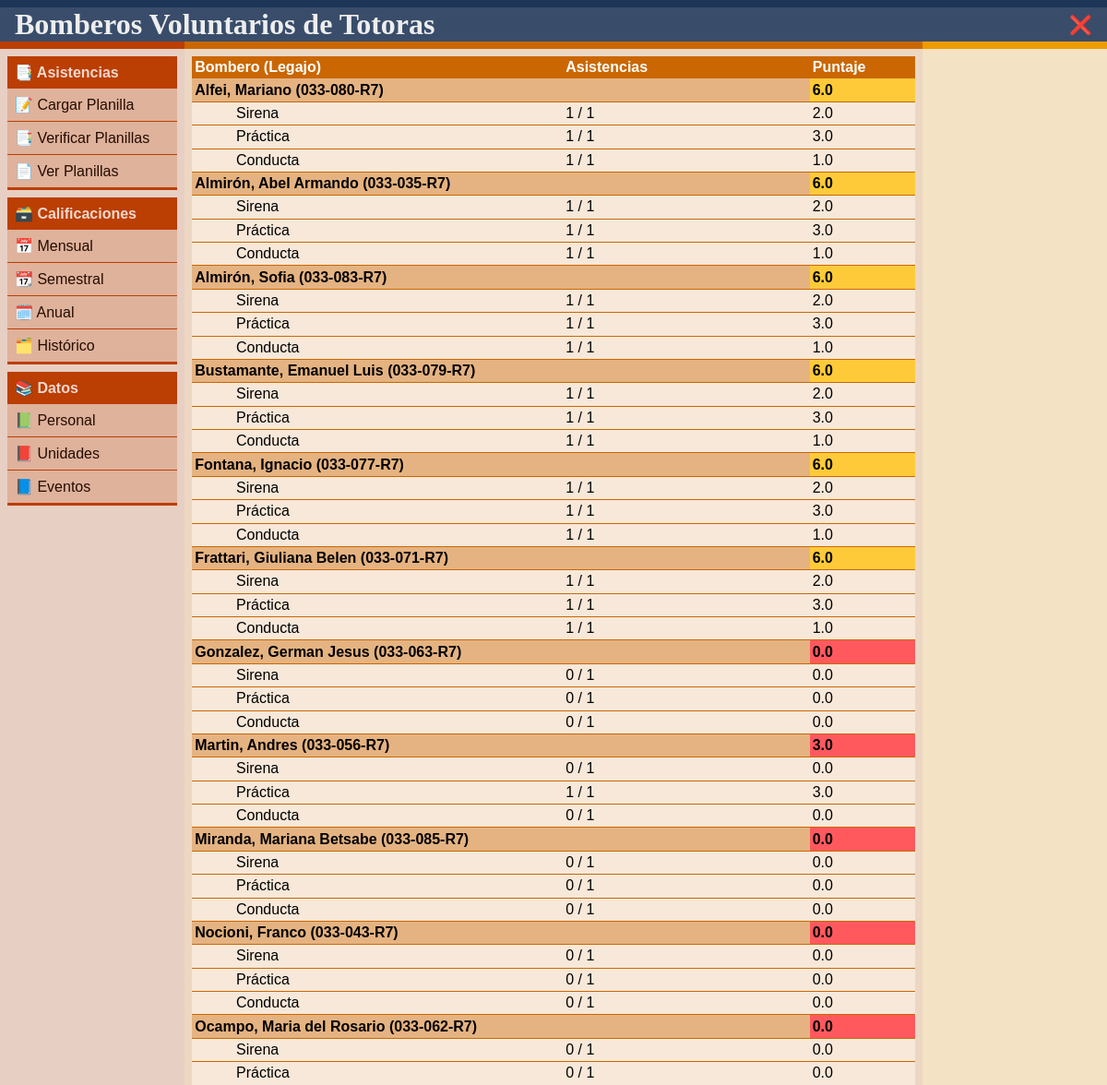
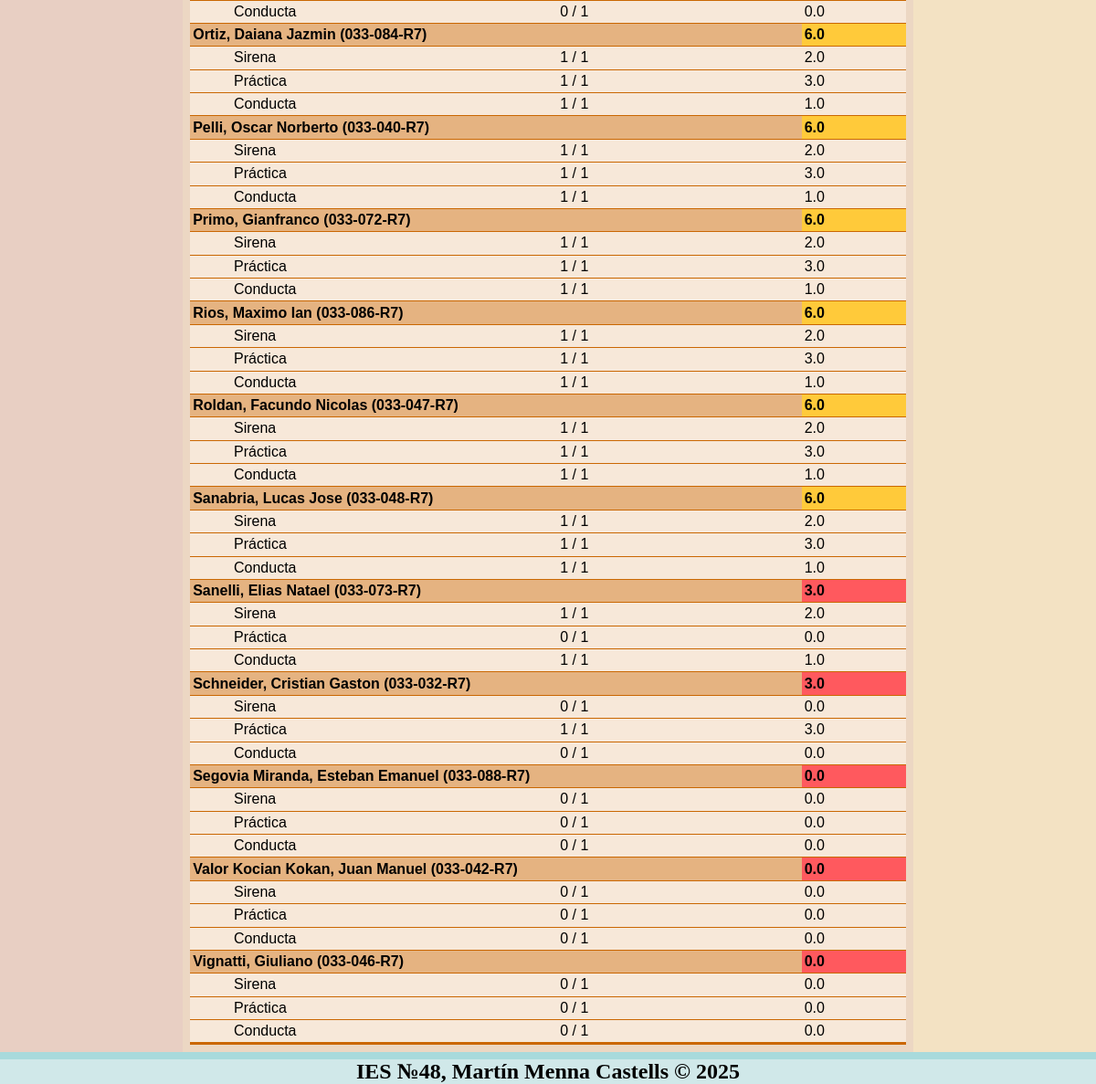
/calificaciones/semestral (signed in), run on the app's committed database (2 pictures, top to bottom).
### tables this page shows
CREATE TABLE personal (
    legajo           TEXT    PRIMARY KEY UNIQUE,
    dni              INTEGER NOT NULL UNIQUE,
    username         TEXT    NOT NULL UNIQUE,
    password         TEXT    NOT NULL,
    apellido_nombre  TEXT    NOT NULL,
    telefono         INTEGER,
    fecha_nacimiento TEXT    NOT NULL,
    provincia        TEXT    NOT NULL,
    lugar            TEXT    NOT NULL,
    permisos         INTEGER NOT NULL DEFAULT 0
);

CREATE TABLE eventos (
    id     INTEGER PRIMARY KEY AUTOINCREMENT,
    nombre TEXT    NOT NULL,
    puntos REAL    NOT NULL
);

### app/blueprints/bp_calificaciones.py (the view)
@bp.route('/semestral', methods=['GET'])
def Semestral():
    return render_template('calificaciones/semestral.html', calificaciones=Calificacion.Get_Semestral(), Calificacion=Calificacion, Bombero=Bombero, Evento=Evento)

### app/scripts/db.py (called while the page is built)
def Get_DB():
    if 'db' not in g:
        g.db = sqlite3.connect(
            DATABASE,
            detect_types=sqlite3.PARSE_DECLTYPES
        )
        g.db.row_factory = sqlite3.Row
    return g.db

def Close_DB(exception):
    db = g.pop('db', None)
    if db is not None:
        db.close()

### app/scripts/eventos.py (called while the page is built)
    def Get_Evento_By_ID(id):
        DB = Get_DB()
        evento_data = DB.execute(
            'SELECT * FROM eventos WHERE id = ?',
            (id,)
        ).fetchone()
        if evento_data is None:
            return None
        return Evento(
            id=evento_data['id'],
            nombre=evento_data['nombre'],
            puntos=evento_data['puntos']
        )

### app/scripts/personal.py (called while the page is built)
    def Get_Bombero_By_Legajo(legajo):
        DB = Get_DB()
        bombero_data = DB.execute(
            'SELECT * FROM personal WHERE legajo = ?',
            (legajo,)
        ).fetchone()
        if bombero_data is None:
            return None
        return Bombero(
            legajo=bombero_data['legajo'],
            dni=bombero_data['dni'],
            username=bombero_data['username'],
            password=bombero_data['password'],
            apellido_nombre=bombero_data['apellido_nombre'],
            telefono=bombero_data['telefono'],
            fecha_nacimiento=bombero_data['fecha_nacimiento'],
            provincia=bombero_data['provincia'],
            lugar=bombero_data['lugar'],
            permisos=bombero_data['permisos']
        )

### app/templates/calificaciones/semestral.html
{% extends 'base.html' %}
{% block head %}
    <link rel="stylesheet" href="{{ url_for('static', filename='calificaciones.css') }}">
{% endblock %}
{% block center %}
    <table>
        <thead>
            <tr>
                <th>
                    Bombero (Legajo)
                </th>
                <th>
                    Asistencias
                </th>
                <th>
                    Puntaje
                </th>
            </tr>
        </thead>
        <tbody>
            {% for calificacion in calificaciones %}
                <tr class="bomberos">
                    <td colspan="2">
                        {% set bombero = Bombero.Get_Bombero_By_Legajo(calificacion.legajo) %}
                        {{ bombero.apellido_nombre }} ({{bombero.legajo}})
                    </td>
                    {% if calificacion.puntaje < 3.33 %}
                        <td style="background-color: #FF595E;">
                            {{ calificacion.puntaje }}
                        </td>
                    {% elif calificacion.puntaje < 6.66 %}
                        <td style="background-color: #FFCA3A;">
                            {{ calificacion.puntaje }}
                        </td>
                    {% else %}
                        <td style="background-color: #8AC926;">
                            {{ calificacion.puntaje }}
                        </td>
                    {% endif %}
                </tr>
                {% for evento in Calificacion.Get_Desglose_Semestral(calificacion.legajo) %}
                    <tr class="eventos">
                        <td>
                            {{ Evento.Get_Evento_By_ID(evento.id_evento).nombre }}
                        </td>
                        <td>
                            {{ evento.asistencias }} / {{ evento.total }}
                        </td>
                        <td>
                            {{ evento.puntaje }}
                        </td>
                    </tr>
                {% endfor %}
            {% endfor %}
        </tbody>
    </table>
{% endblock %}

### app/static/base.css (style rules this page uses)
* { margin: 0; padding: 0; }
:root { --color-bg-body: #EEEEEEAA; --color-fg-top: #1D3557; --color-bg-top: #1D3557DD; --color-text-top: #EEE; --color-fg-middle: #AE2012; --color-bg-middle: #AE201277; --color-fg-bottom: #A8DADC; --color-bg-bottom: #A8DADC77; --color-fg-left: #BB3E03; --color-bg-left: #BB3E03; --color-fg-center: #CA6702; --color-bg-center: #CA6702; --color-fg-right: #EE9B00; --color-bg-right: #EE9B00; }
html { background-image: url(./logo.svg); background-repeat: no-repeat; background-position: center; background-size: 33%; }
body { background-color: var(--color-bg-body); display: grid; grid-template-columns: 1fr; grid-template-rows: auto 1fr auto; grid-template-areas: 'top' 'middle' 'bottom'; min-height: 100dvh; }

### data on the page
personal: apellido_nombre "Alfei, Mariano", legajo "033-080-R7"
eventos: Get_Evento_By_ID "Sirena" "Sirena" "Sirena" "Sirena" "Sirena" "Sirena" "Sirena" "Sirena" "Sirena" "Sirena" "Sirena" "Sirena" "Sirena" "Sirena" "Sirena" "Sirena" "Sirena" "Sirena" "Sirena" "Sirena" "Sirena" "Sirena"
eventos: Get_Evento_By_ID "Práctica" "Práctica" "Práctica" "Práctica" "Práctica" "Práctica" "Práctica" "Práctica" "Práctica" "Práctica" "Práctica" "Práctica" "Práctica" "Práctica" "Práctica" "Práctica" "Práctica" "Práctica" "Práctica" "Práctica" "Práctica" "Práctica"
eventos: Get_Evento_By_ID "Conducta" "Conducta" "Conducta" "Conducta" "Conducta" "Conducta" "Conducta" "Conducta" "Conducta" "Conducta" "Conducta" "Conducta" "Conducta" "Conducta" "Conducta" "Conducta" "Conducta" "Conducta" "Conducta" "Conducta" "Conducta" "Conducta"
personal: apellido_nombre "Almirón, Abel Armando", legajo "033-035-R7"
personal: apellido_nombre "Almirón, Sofia", legajo "033-083-R7"
personal: apellido_nombre "Bustamante, Emanuel Luis", legajo "033-079-R7"
personal: apellido_nombre "Fontana, Ignacio", legajo "033-077-R7"
personal: apellido_nombre "Frattari, Giuliana Belen", legajo "033-071-R7"
personal: apellido_nombre "Gonzalez, German Jesus", legajo "033-063-R7"
personal: apellido_nombre "Martin, Andres", legajo "033-056-R7"
personal: apellido_nombre "Miranda, Mariana Betsabe", legajo "033-085-R7"
personal: apellido_nombre "Nocioni, Franco", legajo "033-043-R7"
personal: apellido_nombre "Ocampo, Maria del Rosario", legajo "033-062-R7"
personal: apellido_nombre "Ortiz, Daiana Jazmin", legajo "033-084-R7"
personal: apellido_nombre "Pelli, Oscar Norberto", legajo "033-040-R7"
personal: apellido_nombre "Primo, Gianfranco", legajo "033-072-R7"
personal: apellido_nombre "Rios, Maximo Ian", legajo "033-086-R7"
personal: apellido_nombre "Roldan, Facundo Nicolas", legajo "033-047-R7"
personal: apellido_nombre "Sanabria, Lucas Jose", legajo "033-048-R7"
personal: apellido_nombre "Sanelli, Elias Natael", legajo "033-073-R7"
personal: apellido_nombre "Schneider, Cristian Gaston", legajo "033-032-R7"
personal: apellido_nombre "Segovia Miranda, Esteban Emanuel", legajo "033-088-R7"
personal: apellido_nombre "Valor Kocian Kokan, Juan Manuel", legajo "033-042-R7"
personal: apellido_nombre "Vignatti, Giuliano", legajo "033-046-R7"

### other printed values
{{ calificacion.puntaje }} "6.0" "6.0" "6.0" "6.0" "6.0" "6.0" "6.0" "6.0" "6.0" "6.0" "6.0" "6.0"
{{ evento.asistencias }} "1" "1" "1" "1" "1" "1" "1" "1" "1" "1" "1" "1" "1" "1" "1" "1" "1" "1" "0" "0" "0" "0" "1" "0" "0" "0" "0" "0" "0" "0" "0" "0" "0" "1" "1" "1" "1" "1" "1" "1" "1" "1" "1" "1" "1" "1" "1" "1" "1" "1" "1" "1" "0" "1" "0" "1" "0" "0" "0" "0" "0" "0" "0" "0" "0" "0"
{{ evento.total }} "1" "1" "1" "1" "1" "1" "1" "1" "1" "1" "1" "1" "1" "1" "1" "1" "1" "1" "1" "1" "1" "1" "1" "1" "1" "1" "1" "1" "1" "1" "1" "1" "1" "1" "1" "1" "1" "1" "1" "1" "1" "1" "1" "1" "1" "1" "1" "1" "1" "1" "1" "1" "1" "1" "1" "1" "1" "1" "1" "1" "1" "1" "1" "1" "1" "1"
{{ evento.puntaje }} "2.0" "3.0" "1.0" "2.0" "3.0" "1.0" "2.0" "3.0" "1.0" "2.0" "3.0" "1.0" "2.0" "3.0" "1.0" "2.0" "3.0" "1.0" "0.0" "0.0" "0.0" "0.0" "3.0" "0.0" "0.0" "0.0" "0.0" "0.0" "0.0" "0.0" "0.0" "0.0" "0.0" "2.0" "3.0" "1.0" "2.0" "3.0" "1.0" "2.0" "3.0" "1.0" "2.0" "3.0" "1.0" "2.0" "3.0" "1.0" "2.0" "3.0" "1.0" "2.0" "0.0" "1.0" "0.0" "3.0" "0.0" "0.0" "0.0" "0.0" "0.0" "0.0" "0.0" "0.0" "0.0" "0.0"
{{ calificacion.puntaje }} "0.0" "3.0" "0.0" "0.0" "0.0" "3.0" "3.0" "0.0" "0.0" "0.0"
